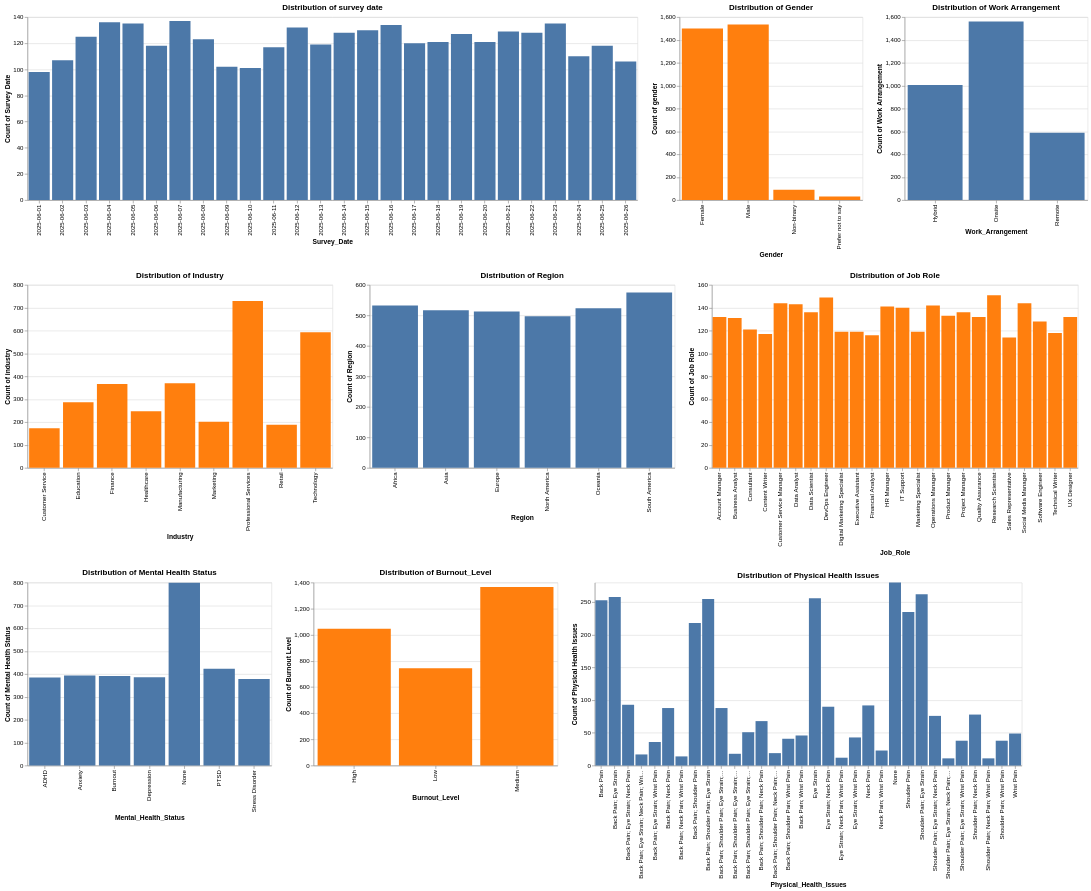

The cell this chart's notebook holds for it:
### Markdown cell above
### Bar Chart for Categorical Columns

### Code cell
#Visualisation of survey date
chart1 = alt.Chart(source).mark_bar().encode(
    x='Survey_Date:N',
    y=alt.Y('count(Survey_Date):Q', title='Count of Survey Date'),
    # color='sex:N',
    # column='year:N'
    tooltip=[alt.Tooltip('Survey_Date:N', title='Survey Date'), alt.Tooltip('count(Survey_Date):Q', title='Count')]
).properties(
    title='Distribution of survey date',
    width=1000,
    height=300
).interactive()


#Visualisation of Gender
chart2 = alt.Chart(source).mark_bar().encode(
    x='Gender:N',
    y=alt.Y('count(Gender):Q', title='Count of gender'),
    # color='sex:N',
    # column='year:N'
    color=alt.value('#ff7f0e'), 
    tooltip=[alt.Tooltip('Gender:N', title='Gender'), alt.Tooltip('count(Gender):Q', title='Count')]
).properties(
    title='Distribution of Gender',
    width=300,
    height=300
).interactive()


#Visualisation of Industry
chart3 = alt.Chart(source).mark_bar().encode(
    x='Industry:N',
    y=alt.Y('count(Industry):Q', title='Count of industry'),
    # color='sex:N',
    # column='year:N'
    color=alt.value('#ff7f0e'),
    tooltip=[alt.Tooltip('Industry:N', title='Industry'), alt.Tooltip('count(Industry):Q', title='Count')] 
).properties(
    title='Distribution of Industry',
    width=500,
    height=300
).interactive()

#Visualisation of region
chart4 = alt.Chart(source).mark_bar().encode(
    x='Region:N',
    y=alt.Y('count(Region):Q', title='Count of Region'),
    # color='sex:N',
    # column='year:N'
    tooltip=[alt.Tooltip('Region:N', title='Region'), alt.Tooltip('count(Region):Q', title='Count')]
).properties(
    title='Distribution of Region',
    width=500,
    height=300
).interactive()

#Visualisation of Job role
chart5 = alt.Chart(source).mark_bar().encode(
    x='Job_Role:N',
    y=alt.Y('count(Job_Role):Q', title='Count of Job Role'),
    # color='sex:N',
    # column='year:N'
    color=alt.value('#ff7f0e'),
    tooltip=[alt.Tooltip('Job_Role:N', title='Job Role'), alt.Tooltip('count(Job_Role):Q', title='Count')] 
).properties(
    title='Distribution of Job Role',
    width=600,
    height=300
).interactive()

#Visualisation of  Work_Arrangement
chart6 = alt.Chart(source).mark_bar().encode(
    x='Work_Arrangement:N',
    y=alt.Y('count(Work_Arrangement):Q', title='Count of Work Arrangement'),
    # color='sex:N',
    # column='year:N'
    # color=alt.value('#ff7f0e'),
    tooltip=[alt.Tooltip('Work_Arrangement:N', title='Work Arrangement'), alt.Tooltip('count(Work_Arrangement):Q', title='Count')] 
).properties(
    title='Distribution of Work Arrangement',
    width=300,
    height=300
).interactive()

        
#Visualisation of  Mental_Health_Status
chart7 = alt.Chart(source).mark_bar().encode(
    x='Mental_Health_Status:N',
    y=alt.Y('count(Mental_Health_Status):Q', title='Count of Mental Health Status'),
    # color='sex:N',
    # column='year:N'
    # color=alt.value('#ff7f0e'),
    tooltip=[alt.Tooltip('Mental_Health_Status:N', title='Mental Health Status'), alt.Tooltip('count(Mental_Health_Status):Q', title='Count')] 
).properties(
    title='Distribution of Mental Health Status',
    width=400,
    height=300
).interactive()

#Visualisation of Burnout_Level
chart8 = alt.Chart(source).mark_bar().encode(
    x='Burnout_Level:O',
    y=alt.Y('count(Burnout_Level):Q', title='Count of Burnout Level'),
    # color='sex:N',
    # column='year:N'
    color=alt.value('#ff7f0e'),
    tooltip=[alt.Tooltip('Burnout_Level:N', title='Burnout Level'), alt.Tooltip('count(Burnout_Level):Q', title='Count')] 
).properties(
    title='Distribution of Burnout_Level',
    width=400,
    height=300
).interactive()

#Visualisation of  Physical_Health_Issues
chart9 = alt.Chart(source).mark_bar().encode(
    x='Physical_Health_Issues:N',
    y=alt.Y('count(Physical_Health_Issues):Q', title='Count of Physical Health Issues'),
    # color='sex:N',
    # column='year:N'
    # color=alt.value('#ff7f0e'),
    tooltip=[alt.Tooltip('Physical_Health_Issues:N', title='Physical Health Issues'), alt.Tooltip('count(Physical_Health_Issues):Q', title='Count')] 
).properties(
    title='Distribution of Physical Health Issues',
    width=700,
    height=300
).interactive()

alt.vconcat(alt.hconcat(chart1,chart2,chart6),alt.hconcat(chart3,chart4,chart5),alt.hconcat(chart7,chart8,chart9))

### Figure 1 — Vega-Lite specification as saved in the notebook (floating-point values rounded to 4 significant figures; data arrays with more than 128 entries replaced by an {"elided": "..."} marker saying what was removed)
{"config": {"view": {"continuousWidth": 300, "continuousHeight": 300}}, "vconcat": [{"hconcat": [{"mark": {"type": "bar"}, "encoding": {"tooltip": [{"field": "Survey_Date", "title": "Survey Date", "type": "nominal"}, {"aggregate": "count", "field": "Survey_Date", "title": "Count", "type": "quantitative"}], "x": {"field": "Survey_Date", "type": "nominal"}, "y": {"aggregate": "count", "field": "Survey_Date", "title": "Count of Survey Date", "type": "quantitative"}}, "height": 300, "name": "view_21", "title": "Distribution of survey date", "width": 1000}, {"mark": {"type": "bar"}, "encoding": {"color": {"value": "#ff7f0e"}, "tooltip": [{"field": "Gender", "title": "Gender", "type": "nominal"}, {"aggregate": "count", "field": "Gender", "title": "Count", "type": "quantitative"}], "x": {"field": "Gender", "type": "nominal"}, "y": {"aggregate": "count", "field": "Gender", "title": "Count of gender", "type": "quantitative"}}, "height": 300, "name": "view_22", "title": "Distribution of Gender", "width": 300}, {"mark": {"type": "bar"}, "encoding": {"tooltip": [{"field": "Work_Arrangement", "title": "Work Arrangement", "type": "nominal"}, {"aggregate": "count", "field": "Work_Arrangement", "title": "Count", "type": "quantitative"}], "x": {"field": "Work_Arrangement", "type": "nominal"}, "y": {"aggregate": "count", "field": "Work_Arrangement", "title": "Count of Work Arrangement", "type": "quantitative"}}, "height": 300, "name": "view_23", "title": "Distribution of Work Arrangement", "width": 300}]}, {"hconcat": [{"mark": {"type": "bar"}, "encoding": {"color": {"value": "#ff7f0e"}, "tooltip": [{"field": "Industry", "title": "Industry", "type": "nominal"}, {"aggregate": "count", "field": "Industry", "title": "Count", "type": "quantitative"}], "x": {"field": "Industry", "type": "nominal"}, "y": {"aggregate": "count", "field": "Industry", "title": "Count of industry", "type": "quantitative"}}, "height": 300, "name": "view_24", "title": "Distribution of Industry", "width": 500}, {"mark": {"type": "bar"}, "encoding": {"tooltip": [{"field": "Region", "title": "Region", "type": "nominal"}, {"aggregate": "count", "field": "Region", "title": "Count", "type": "quantitative"}], "x": {"field": "Region", "type": "nominal"}, "y": {"aggregate": "count", "field": "Region", "title": "Count of Region", "type": "quantitative"}}, "height": 300, "name": "view_25", "title": "Distribution of Region", "width": 500}, {"mark": {"type": "bar"}, "encoding": {"color": {"value": "#ff7f0e"}, "tooltip": [{"field": "Job_Role", "title": "Job Role", "type": "nominal"}, {"aggregate": "count", "field": "Job_Role", "title": "Count", "type": "quantitative"}], "x": {"field": "Job_Role", "type": "nominal"}, "y": {"aggregate": "count", "field": "Job_Role", "title": "Count of Job Role", "type": "quantitative"}}, "height": 300, "name": "view_26", "title": "Distribution of Job Role", "width": 600}]}, {"hconcat": [{"mark": {"type": "bar"}, "encoding": {"tooltip": [{"field": "Mental_Health_Status", "title": "Mental Health Status", "type": "nominal"}, {"aggregate": "count", "field": "Mental_Health_Status", "title": "Count", "type": "quantitative"}], "x": {"field": "Mental_Health_Status", "type": "nominal"}, "y": {"aggregate": "count", "field": "Mental_Health_Status", "title": "Count of Mental Health Status", "type": "quantitative"}}, "height": 300, "name": "view_27", "title": "Distribution of Mental Health Status", "width": 400}, {"mark": {"type": "bar"}, "encoding": {"color": {"value": "#ff7f0e"}, "tooltip": [{"field": "Burnout_Level", "title": "Burnout Level", "type": "nominal"}, {"aggregate": "count", "field": "Burnout_Level", "title": "Count", "type": "quantitative"}], "x": {"field": "Burnout_Level", "type": "ordinal"}, "y": {"aggregate": "count", "field": "Burnout_Level", "title": "Count of Burnout Level", "type": "quantitative"}}, "height": 300, "name": "view_28", "title": "Distribution of Burnout_Level", "width": 400}, {"mark": {"type": "bar"}, "encoding": {"tooltip": [{"field": "Physical_Health_Issues", "title": "Physical Health Issues", "type": "nominal"}, {"aggregate": "count", "field": "Physical_Health_Issues", "title": "Count", "type": "quantitative"}], "x": {"field": "Physical_Health_Issues", "type": "nominal"}, "y": {"aggregate": "count", "field": "Physical_Health_Issues", "title": "Count of Physical Health Issues", "type": "quantitative"}}, "height": 300, "name": "view_29", "title": "Distribution of Physical Health Issues", "width": 700}]}], "data": {"name": "data-41214090f7d0054c7e1d434082cd9039"}, "params": [{"name": "param_23", "select": {"type": "interval", "encodings": ["x", "y"]}, "bind": "scales", "views": ["view_21"]}, {"name": "param_24", "select": {"type": "interval", "encodings": ["x", "y"]}, "bind": "scales", "views": ["view_22"]}, {"name": "param_28", "select": {"type": "interval", "encodings": ["x", "y"]}, "bind": "scales", "views": ["view_23"]}, {"name": "param_25", "select": {"type": "interval", "encodings": ["x", "y"]}, "bind": "scales", "views": ["view_24"]}, {"name": "param_26", "select": {"type": "interval", "encodings": ["x", "y"]}, "bind": "scales", "views": ["view_25"]}, {"name": "param_27", "select": {"type": "interval", "encodings": ["x", "y"]}, "bind": "scales", "views": ["view_26"]}, {"name": "param_29", "select": {"type": "interval", "encodings": ["x", "y"]}, "bind": "scales", "views": ["view_27"]}, {"name": "param_30", "select": {"type": "interval", "encodings": ["x", "y"]}, "bind": "scales", "views": ["view_28"]}, {"name": "param_31", "select": {"type": "interval", "encodings": ["x", "y"]}, "bind": "scales", "views": ["view_29"]}], "$schema": "https://vega.github.io/schema/vega-lite/v5.20.1.json", "datasets": {"data-41214090f7d0054c7e1d434082cd9039": {"elided": "3157 records"}}}
